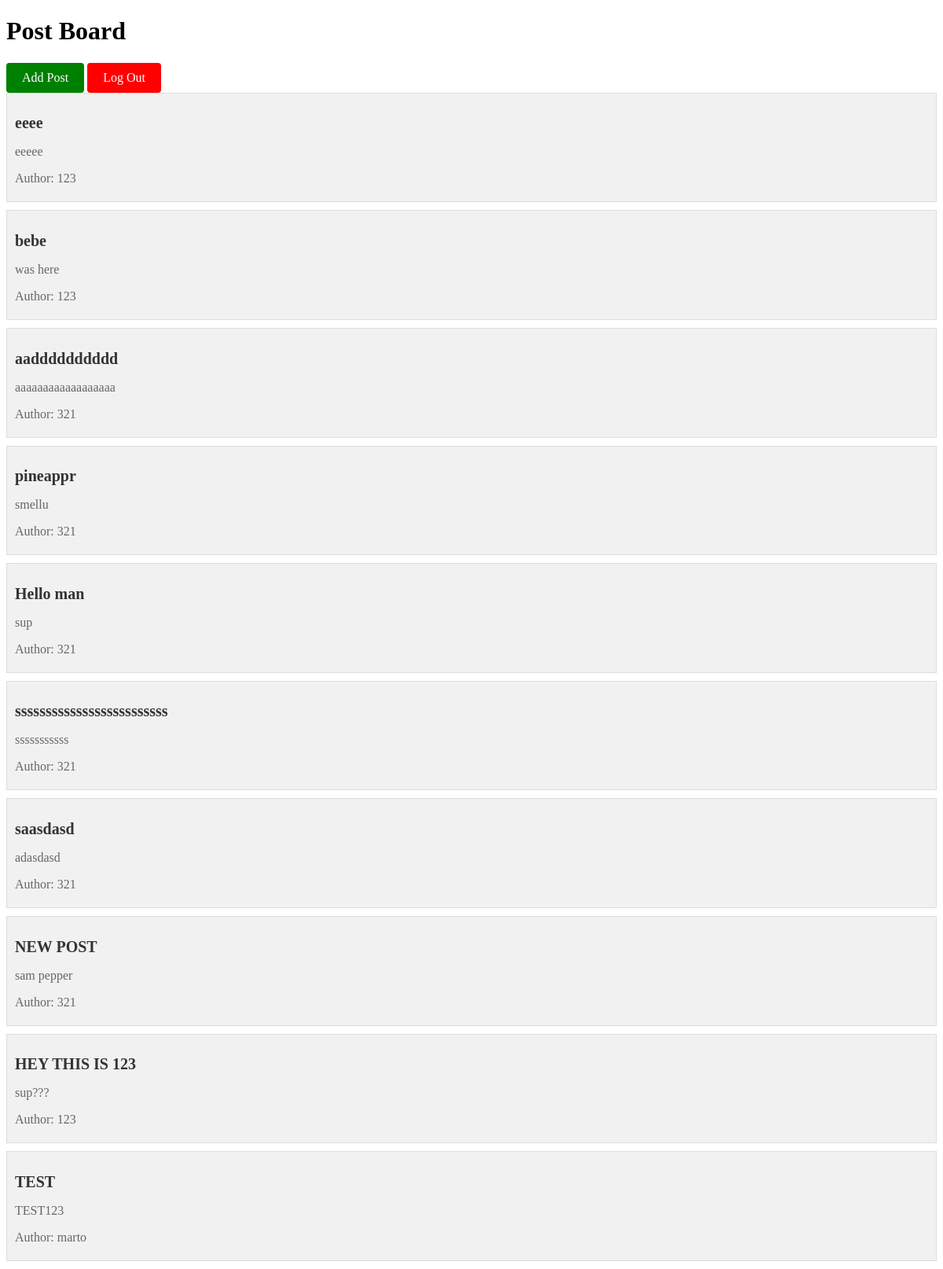
The page / on the database its author committed.
### app.py (models this page shows)
class Post(db.Model):
    id = db.Column(db.Integer, primary_key=True)
    title = db.Column(db.String(100), nullable=False)
    description = db.Column(db.Text, nullable=False)
    user_id = db.Column(db.Integer, db.ForeignKey('user.id'), nullable=False)
    user = db.relationship('User', backref=db.backref('posts', lazy=True))

class User(db.Model):
    id = db.Column(db.Integer, primary_key=True)
    username = db.Column(db.String(20), unique=True, nullable=False)
    password = db.Column(db.String(20), nullable=False)

### app.py (the view)
@app.route('/')
def index():
    posts = Post.query.all()
    return render_template('index.html', posts=posts)

### templates/index.html (shortened to what this page needs)
<!DOCTYPE html>
<html>
<head>
    <link rel="stylesheet" type="text/css" href="{{ url_for('static', filename='style.css') }}">
</head>
<body>
    <h1>Post Board</h1>
    <a href="{{ url_for('add_post') }}" class="buttonAdd">Add Post</a>
    <a href="{{ url_for('login') }}" class="buttonLog">Log Out</a>
    <div id="post-container">
        {% for post in posts %}
    <div class="post-capsule">
        <h2>{{ post.title }}</h2>
        <p>{{ post.description }}</p>
        <p>Author: {{ post.user.username }}</p>
    </div>
    {% endfor %}
</div>
</body>
</html>

### static/style.css (style rules this page uses)
.post-capsule { background-color: #f1f1f1; border: 1px solid #ddd; padding: 10px; margin-bottom: 10px; }
.post-capsule h2 { font-size: 20px; color: #333; margin-bottom: 5px; }
.post-capsule p { font-size: 16px; color: #666; margin-bottom: 10px; }
.buttonAdd { display: inline-block; padding: 10px 20px; background-color: green; color: white; text-decoration: none; border-radius: 4px; }
.buttonLog { display: inline-block; padding: 10px 20px; background-color: red; color: white; text-decoration: none; border-radius: 4px; }

### rows shown on the page
Post: title "eeee", description "eeeee", user.username "123"
Post: title "bebe", description "was here", user.username "123"
Post: title "aadddddddddd", description "aaaaaaaaaaaaaaaaaa", user.username "321"
Post: title "pineappr", description "smellu", user.username "321"
Post: title "Hello man", description "sup", user.username "321"
Post: title "sssssssssssssssssssssssss", description "sssssssssss", user.username "321"
Post: title "saasdasd", description "adasdasd", user.username "321"
Post: title "NEW POST", description "sam pepper", user.username "321"
Post: title "HEY THIS IS 123", description "sup???", user.username "123"
Post: title "TEST", description "TEST123", user.username "marto"
